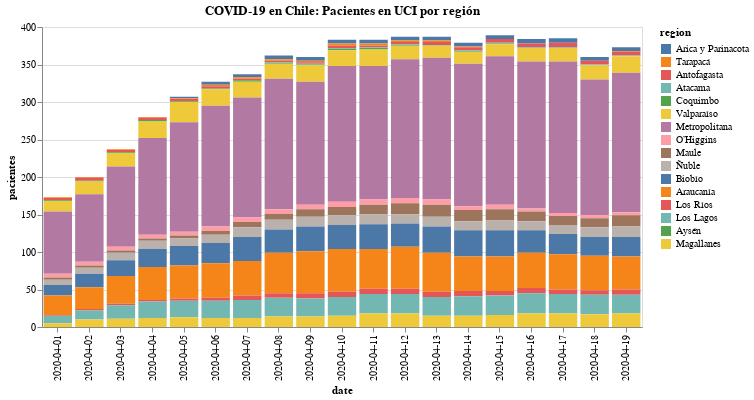

Notebook code cell kept with this figure:
### Code cell
#hide_input
bars = alt.Chart(data).mark_bar().encode(
    x='date:O',
    y=alt.Y('pacientes'),
    color=alt.Color('region:N', sort=regiones),
    order=alt.Order(
    # Sort the segments of the bars by this field
    'codigo region',
    sort='descending'
    )
    ).properties(
    title='COVID-19 en Chile: Pacientes en UCI por región'
)
    
# text = bars.mark_text(
#     align='left',
#     baseline='middle',
#     dx=3  # Nudges text to right so it doesn't appear on top of the bar
# ).encode(
#     text='sum(pacientes):Q'
# )

bars.configure_title(
    fontSize=20,
    font='Courier',
    anchor='start',
    color='gray'
)

bars.properties(width=600, height=300)
# (bars + text).properties(width=600, height=300)

### Figure 1 — Vega-Lite specification as saved in the notebook (floating-point values rounded to 4 significant figures; data arrays with more than 128 entries replaced by an {"elided": "..."} marker saying what was removed)
{"config": {"view": {"continuousWidth": 400, "continuousHeight": 300}}, "data": {"name": "data-077fcc720c76c9a0fd11ddc80e6b84ef"}, "mark": "bar", "encoding": {"color": {"type": "nominal", "field": "region", "sort": ["Arica y Parinacota", "Tarapacá", "Antofagasta", "Atacama", "Coquimbo", "Valparaíso", "Metropolitana", "O’Higgins", "Maule", "Ñuble", "Biobío", "Araucanía", "Los Ríos", "Los Lagos", "Aysén", "Magallanes"]}, "order": {"type": "quantitative", "field": "codigo region", "sort": "descending"}, "x": {"type": "ordinal", "field": "date"}, "y": {"type": "quantitative", "field": "pacientes"}}, "height": 300, "title": "COVID-19 en Chile: Pacientes en UCI por región", "width": 600, "$schema": "https://vega.github.io/schema/vega-lite/v4.8.1.json", "datasets": {"data-077fcc720c76c9a0fd11ddc80e6b84ef": {"elided": "304 records"}}}
